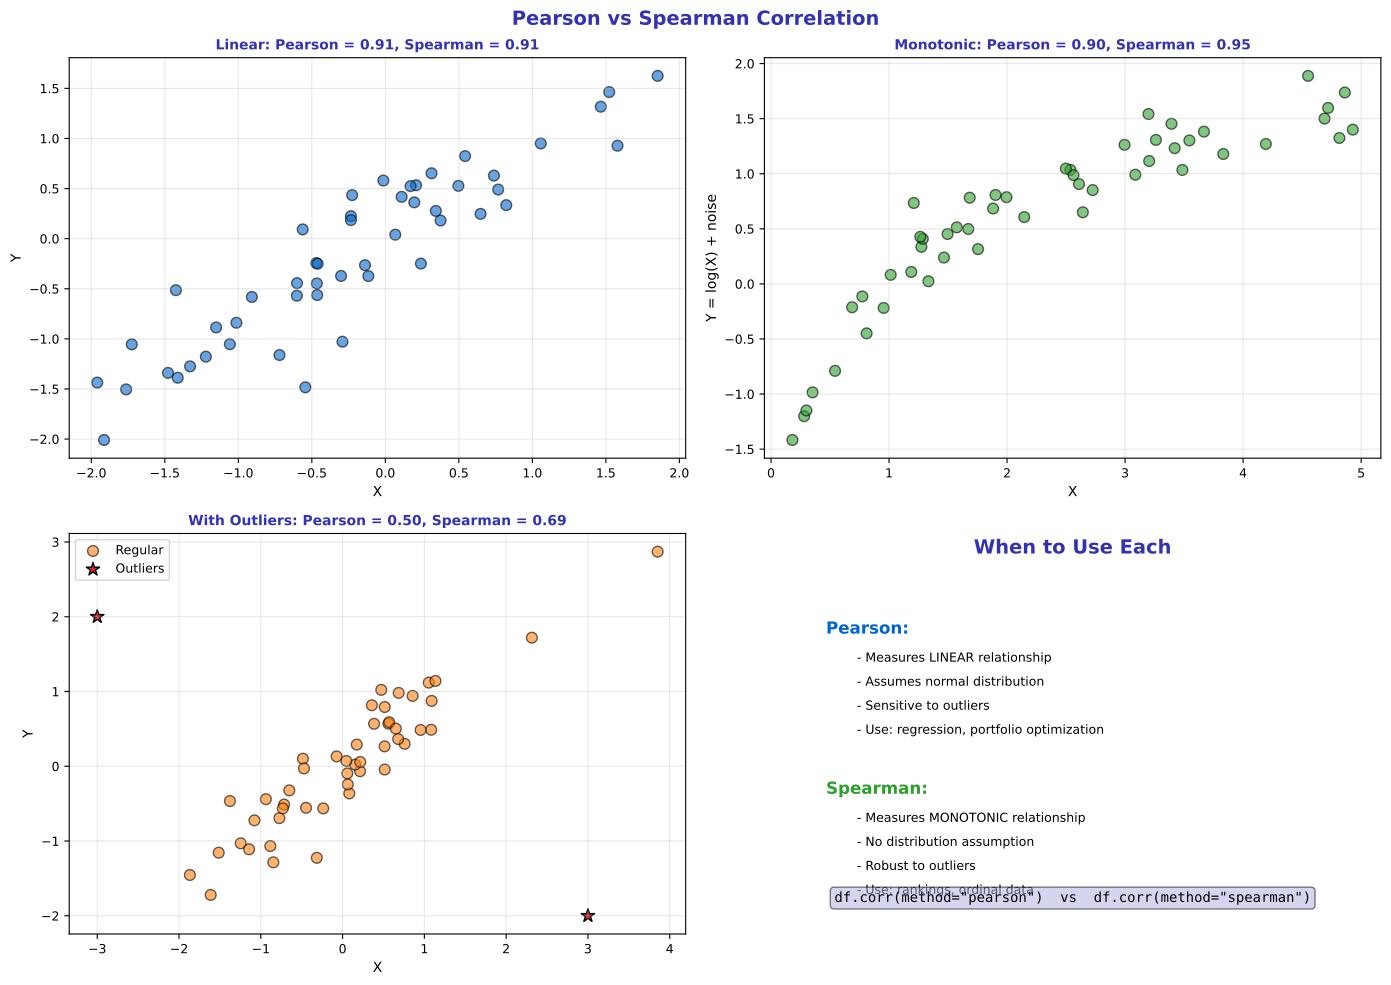

Write the Python code that produced this figure.
"""Pearson vs Spearman Correlation"""
import matplotlib.pyplot as plt
import numpy as np
from scipy import stats
from pathlib import Path

plt.rcParams.update({
    'font.size': 10,
    'axes.labelsize': 10,
    'axes.titlesize': 11,
    'xtick.labelsize': 9,
    'ytick.labelsize': 9,
    'legend.fontsize': 9,
    'figure.figsize': (10, 6),
    'figure.dpi': 150
})

MLPURPLE = '#3333B2'
MLLAVENDER = '#ADADE0'
MLBLUE = '#0066CC'
MLORANGE = '#FF7F0E'
MLGREEN = '#2CA02C'
MLRED = '#D62728'

np.random.seed(42)

fig, axes = plt.subplots(2, 2, figsize=(14, 10))
fig.suptitle('Pearson vs Spearman Correlation', fontsize=14, fontweight='bold', color=MLPURPLE)

# Plot 1: Linear relationship - both work well
ax1 = axes[0, 0]
x = np.random.normal(0, 1, 50)
y = 0.8 * x + np.random.normal(0, 0.4, 50)

pearson_r = np.corrcoef(x, y)[0, 1]
spearman_r = stats.spearmanr(x, y)[0]

ax1.scatter(x, y, color=MLBLUE, alpha=0.6, s=60, edgecolors='black')
ax1.set_title(f'Linear: Pearson = {pearson_r:.2f}, Spearman = {spearman_r:.2f}', fontsize=10,
              fontweight='bold', color=MLPURPLE)
ax1.set_xlabel('X', fontsize=10)
ax1.set_ylabel('Y', fontsize=10)
ax1.grid(alpha=0.3)

# Plot 2: Monotonic non-linear - Spearman better
ax2 = axes[0, 1]
x = np.random.uniform(0.1, 5, 50)
y = np.log(x) + np.random.normal(0, 0.2, 50)

pearson_r = np.corrcoef(x, y)[0, 1]
spearman_r = stats.spearmanr(x, y)[0]

ax2.scatter(x, y, color=MLGREEN, alpha=0.6, s=60, edgecolors='black')
ax2.set_title(f'Monotonic: Pearson = {pearson_r:.2f}, Spearman = {spearman_r:.2f}', fontsize=10,
              fontweight='bold', color=MLPURPLE)
ax2.set_xlabel('X', fontsize=10)
ax2.set_ylabel('Y = log(X) + noise', fontsize=10)
ax2.grid(alpha=0.3)

# Plot 3: With outliers - Spearman more robust
ax3 = axes[1, 0]
x = np.random.normal(0, 1, 48)
y = 0.8 * x + np.random.normal(0, 0.3, 48)
# Add outliers
x = np.append(x, [3, -3])
y = np.append(y, [-2, 2])  # Outliers that reduce Pearson

pearson_r = np.corrcoef(x, y)[0, 1]
spearman_r = stats.spearmanr(x, y)[0]

ax3.scatter(x[:-2], y[:-2], color=MLORANGE, alpha=0.6, s=60, edgecolors='black', label='Regular')
ax3.scatter(x[-2:], y[-2:], color=MLRED, s=100, edgecolors='black', marker='*', label='Outliers')
ax3.set_title(f'With Outliers: Pearson = {pearson_r:.2f}, Spearman = {spearman_r:.2f}', fontsize=10,
              fontweight='bold', color=MLPURPLE)
ax3.set_xlabel('X', fontsize=10)
ax3.set_ylabel('Y', fontsize=10)
ax3.legend(fontsize=9)
ax3.grid(alpha=0.3)

# Plot 4: Summary comparison
ax4 = axes[1, 1]
ax4.axis('off')

ax4.text(0.5, 0.95, 'When to Use Each', ha='center', fontsize=14,
         fontweight='bold', color=MLPURPLE, transform=ax4.transAxes)

comparisons = [
    ('Pearson', ['Measures LINEAR relationship', 'Assumes normal distribution',
                 'Sensitive to outliers', 'Use: regression, portfolio optimization'], MLBLUE),
    ('Spearman', ['Measures MONOTONIC relationship', 'No distribution assumption',
                  'Robust to outliers', 'Use: rankings, ordinal data'], MLGREEN),
]

y = 0.75
for name, points, color in comparisons:
    ax4.text(0.1, y, name + ':', fontsize=12, fontweight='bold', color=color, transform=ax4.transAxes)
    for i, point in enumerate(points):
        ax4.text(0.15, y - 0.07 - i * 0.06, f'- {point}', fontsize=9, transform=ax4.transAxes)
    y -= 0.4

ax4.text(0.5, 0.08, 'df.corr(method="pearson")  vs  df.corr(method="spearman")',
         ha='center', fontsize=10, family='monospace', transform=ax4.transAxes,
         bbox=dict(boxstyle='round', facecolor=MLLAVENDER, alpha=0.5))

plt.tight_layout()
plt.savefig(Path(__file__).parent / 'chart.pdf', dpi=300, bbox_inches='tight')
plt.close()
